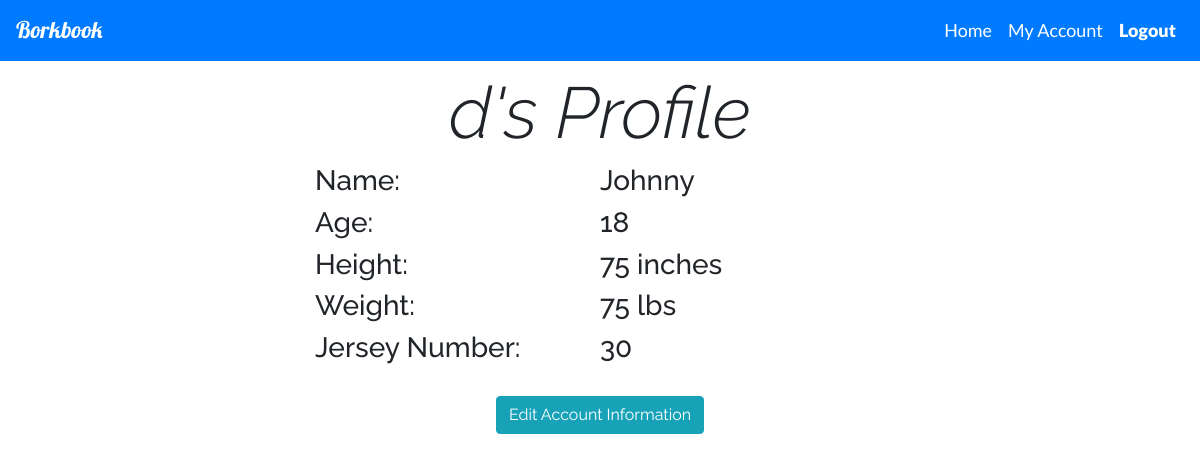
The page /account (signed in) on the database as committed earlier.
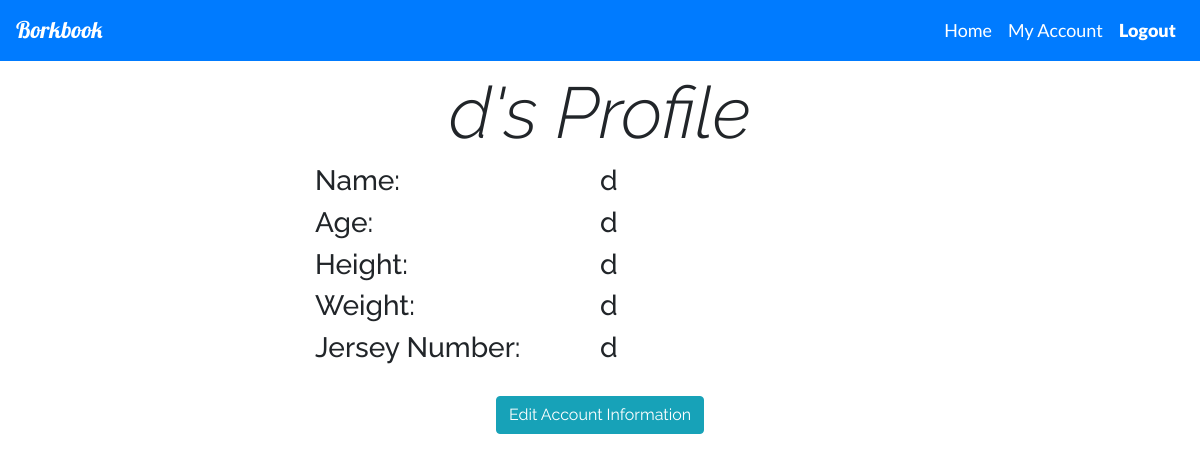
The same page on the database as committed later.
### tables this page shows
CREATE TABLE users(username TEXT PRIMARY KEY, password TEXT, team_ids TEXT, player_name TEXT, player_age INT, player_height INT, player_weight INT, player_jersey INT);

### __init__.py (the view)
@app.route('/account', methods=['GET'])
def account():
    if 'username' not in session:
        return redirect(url_for('landing'))
    username = session['username']
    userInfo = database.getUser(username)
    print(userInfo)
    name, age, height, weight, jersey = userInfo[3], userInfo[4], userInfo[5], userInfo[6], userInfo[7]
    return render_template('account.html', username = username, name = name, age = age, height = height, weight = weight, jersey = jersey, isownacc = 'yes')

### util/database.py (called while the page is built)
def getUser(inputusername):
    db = sqlite3.connect(DB_FILE)
    c = db.cursor()
    c.execute("SELECT username, password, team_ids, player_name, player_age, player_height, player_weight, player_jersey FROM users WHERE username = ?", (inputusername,))
    selectedVal = c.fetchone()
    db.commit()
    db.close()
    return selectedVal

### templates/account.html (shortened to what this page needs)
{% extends "base.html" %}
{% block body %}
<div class="container-fluid mt-0">
    <div class="container">
        <div class="row text-center">
            <div class="col">
                <h1 class="display-3" style="font-style: italic;">{{username}}'s Profile </h1>
            </div>
        </div>
        <div class="row">
            <div class="col-sm-3"></div>
            <div class="col-sm-3">
                <div class="row">
                    <h3>Name:</h3>
                </div>
                <div class="row">
                    <h3> Age:</h3>
                </div>
                <div class="row">
                    <h3> Height:</h3>
                </div>
                <div class="row">
                    <h3> Weight:</h3>
                </div>
                <div class="row">
                    <h3> Jersey Number:</h3>
                </div>
            </div>
            <div class="col-sm-3">
                <div class="row">
                    <h3>{{name}} </h3>
                </div>
                <div class="row">
                    <h3>{{age}} </h3>
                </div>
                <div class="row">
                    <h3>{{height}} </h3>
                </div>
                <div class="row">
                    <h3>{{weight}} </h3>
                </div>
                <div class="row">
                    <h3>{{jersey}} </h3>
                </div>
            </div>
            <div class="col-sm-3"></div>
        </div>
        <div class="row mt-4 text-center">
            {% if isownacc == "yes" %}
            <div class="col" class="card m-1">
                <button class="btn btn-info" id="editName" data-toggle="collapse" data-target="#accountForm"
                    aria-expanded="true" aria-controls="accountForm">Edit Account Information</button>
            </div>
        </div>
    </div>
    {% endif %}
</div>
{% endblock %}

Rows that differ between the two databases and show on the page:
no longer on this page (row edited): users: player_name "Johnny", player_height "75 inches", player_weight "75 lbs"
Other text that changed with them:
{{ name }}: (not shown) → "d"
{{ age }}: "18" → "d"
{{ height }}: (not shown) → "d"
{{ weight }}: (not shown) → "d"
{{ jersey }}: "30" → "d"
